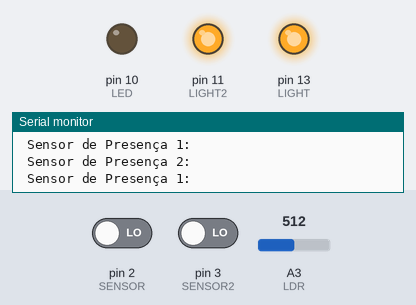
A sketch run on a simulated Arduino Uno, built with avr-gcc and run on an emulated ATmega328P. Shown: output pins drawn as LEDs (lit = HIGH), the last lines printed to the serial monitor. The test bench sets the inputs (shaded band); at power-on: A3 (LDR) = 512, pin 2 (SENSOR) LOW, pin 3 (SENSOR2) LOW.

Above: at 1.2 s.
1.3 s: A3 (LDR) set to 257
5.0 s: A3 (LDR) set to 232
At 6.5 s:
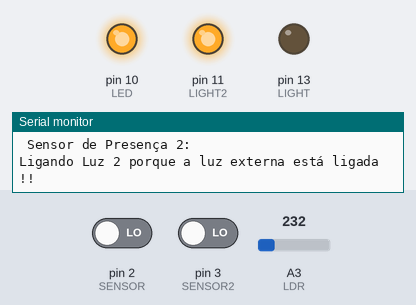
7.4 s: pin 2 (SENSOR) driven HIGH
At 8.6 s:
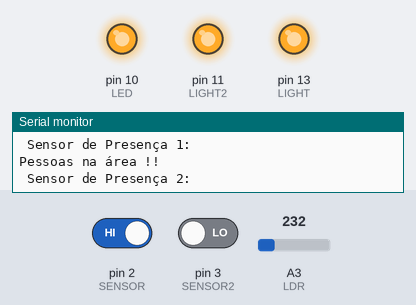
8.9 s: A3 (LDR) set to 260
At 10.2 s:
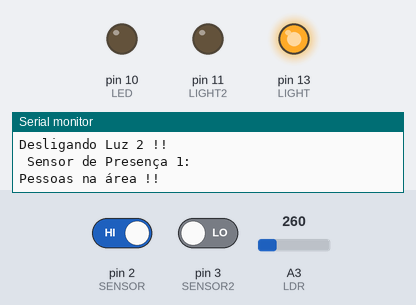
10.5 s: A3 (LDR) set to 240
At 11.01 s:
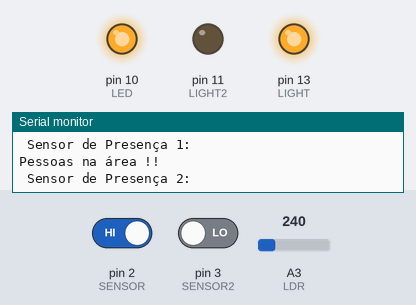
12.5 s: pin 2 (SENSOR) driven LOW
At 18.7 s:
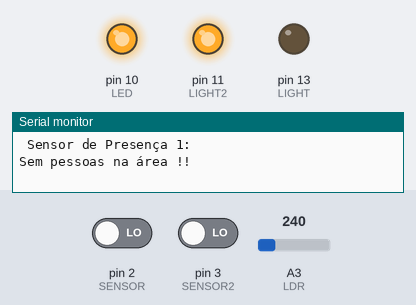
Timing chart, 0 to 19.0 s (numbered marks = the images above; inputs shaded):
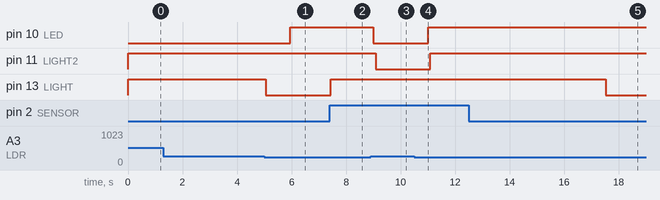

Measured:
- the behaviour switches between 250 and 249 on A3 (LDR) (found by bisection; images 0 and 1)
- after the input at 5.0 s, pin 10 (LED): LOW → HIGH after 0.94 s
- after the input at 7.4 s, pin 13 (LIGHT): LOW → HIGH at once
- after the input at 8.9 s, pin 10 (LED): HIGH → LOW after 0.10 s; pin 11 (LIGHT2): HIGH → LOW after 0.18 s
- after the input at 10.5 s, pin 10 (LED): LOW → HIGH after 0.51 s; pin 11 (LIGHT2): LOW → HIGH after 0.58 s
- after the input at 12.5 s, pin 13 (LIGHT): HIGH → LOW after 5.0 s

The sketch:

codigoFonteArduino.ino
```cpp
#include <Arduino_FreeRTOS.h>

// Definições para o controle de luzes
#define LIGHT 13
#define SENSOR 2 // Sensor presença principal (Escada)
#define LED 10
#define LDR A3
#define LIGHT2 11 // Sensor presença secundário (Sala)
#define SENSOR2 3


// Variáveis globais
int val = 0, lastVal = 0, valorldr = 0, val2 = 0, lastVal2 = 0, posicaoAtual;
unsigned long timer = 0, timer2 = 0, previousMillis = 0;
const long interval = 1000; // Intervalo de tempo para alternar entre as tarefas (1 segundo)


void setup() {
  pinMode(LIGHT, OUTPUT);
  pinMode(SENSOR, INPUT);
  pinMode(LED, OUTPUT);
  pinMode(LDR, INPUT);
  pinMode(LIGHT2, OUTPUT);
  pinMode(SENSOR2, INPUT);
  Serial.begin(9600);

  xTaskCreate(TaskHandleSensor1, "HandleSensor1", 128, NULL, 4, NULL);
  xTaskCreate(TaskHandleLdr, "HandleLdr", 128, NULL, 4, NULL);
  xTaskCreate(TaskHandleSensor2, "HandleSensor2", 128, NULL, 4, NULL);
}

void loop() {
  // Não é necessário mais nada no loop principal quando se usa o FreeRTOS
}

void TaskHandleSensor1(void *pvParameters) {
  (void) pvParameters;
  for (;;) {
    handleSensor(readSensor(&val, &lastVal, SENSOR), LIGHT, &timer, "\n Sensor de Presença 1:");
    vTaskDelay(100 / portTICK_PERIOD_MS); // Delay de 1 segundo
  }
}

void TaskHandleLdr(void *pvParameters) {
  (void) pvParameters;
  for (;;) {
    valorldr = readLdr(LDR);
    handleLdr(valorldr, LED, "\n Sensor de Luz externa:");
    vTaskDelay(1000 / portTICK_PERIOD_MS); // Delay de 1 segundo
  }
}

void TaskHandleSensor2(void *pvParameters) {
  (void) pvParameters;
  for (;;) {
    handleSensor2(readSensor(&val2, &lastVal2, SENSOR2), LIGHT2, &timer2, LED, valorldr);
    vTaskDelay(100 / portTICK_PERIOD_MS); // Delay de 1 segundo
  }
}


int readSensor(int* val, int* lastVal, int sensorPin) {
  *val = digitalRead(sensorPin);
  return *val;
}

void handleSensor(int val, int lightPin, unsigned long* timer, const char* sensorName) {
  Serial.println(sensorName);
  if(val == HIGH){
    digitalWrite(lightPin, HIGH);
    *timer = millis();
    Serial.println("Pessoas na área !!");
  }

  if(val == LOW && millis() - *timer < 5000){
    digitalWrite(lightPin, HIGH);
    //Serial.println("Mantendo a luz acesa por mais 5 segundos...");
  }

  if(val == LOW && millis() - *timer >= 5000){
    digitalWrite(lightPin, LOW);
    Serial.println("Sem pessoas na área !!");
  }
}

int readLdr(int ldrPin) {
  int valorldr = analogRead(ldrPin);
  return valorldr;
}

void handleLdr(int valorldr, int ledPin, const char* sensorName) {
  Serial.println(sensorName);
  digitalWrite(ledPin, valorldr < 250 ? HIGH : LOW);
}

void handleSensor2(int val2, int light2Pin, unsigned long* timer2, int ledPin, int valorldr) {
  Serial.println("\n Sensor de Presença 2:");
  if(val2 == HIGH && digitalRead(ledPin) == LOW){
    digitalWrite(light2Pin, HIGH);
    *timer2 = millis();
    Serial.println("Ligando Luz 2 !!");
  }

  if(val2 == LOW && millis() - *timer2 < 8000 && digitalRead(ledPin) == LOW){
    digitalWrite(light2Pin, HIGH);
    //Serial.println("Mantendo a luz 2 acesa por mais 5 segundos...");
  }

  if(val2 == LOW && millis() - *timer2 >= 8000 && digitalRead(ledPin) == LOW){
    digitalWrite(light2Pin, LOW);
    Serial.println("Desligando Luz 2 !!");
  }

  if(digitalRead(ledPin) == HIGH){
    digitalWrite(light2Pin, HIGH);
    Serial.println("Ligando Luz 2 porque a luz externa está ligada !!");
  }
}
```
